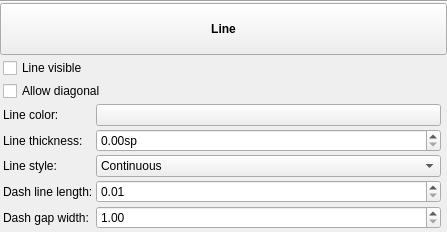
<?xml version="1.0" encoding="UTF-8"?>
<ui version="4.0">
 <class>InspectorLine</class>
 <widget class="QWidget" name="InspectorLine">
  <property name="geometry">
   <rect>
    <x>0</x>
    <y>0</y>
    <width>447</width>
    <height>232</height>
   </rect>
  </property>
  <property name="accessibleName">
   <string>Line Inspector</string>
  </property>
  <layout class="QVBoxLayout" name="verticalLayout">
   <property name="spacing">
    <number>0</number>
   </property>
   <property name="leftMargin">
    <number>0</number>
   </property>
   <property name="topMargin">
    <number>0</number>
   </property>
   <property name="rightMargin">
    <number>0</number>
   </property>
   <property name="bottomMargin">
    <number>0</number>
   </property>
   <item>
    <widget class="QFrame" name="frame">
     <property name="frameShape">
      <enum>QFrame::HLine</enum>
     </property>
     <property name="frameShadow">
      <enum>QFrame::Sunken</enum>
     </property>
     <property name="lineWidth">
      <number>1</number>
     </property>
    </widget>
   </item>
   <item>
    <widget class="QToolButton" name="title">
     <property name="sizePolicy">
      <sizepolicy hsizetype="Preferred" vsizetype="Preferred">
       <horstretch>0</horstretch>
       <verstretch>0</verstretch>
      </sizepolicy>
     </property>
     <property name="font">
      <font>
       <bold>true</bold>
      </font>
     </property>
     <property name="text">
      <string>Line</string>
     </property>
    </widget>
   </item>
   <item>
    <widget class="QWidget" name="panel" native="true">
     <layout class="QGridLayout" name="gridLayout">
      <property name="leftMargin">
       <number>3</number>
      </property>
      <property name="topMargin">
       <number>3</number>
      </property>
      <property name="rightMargin">
       <number>3</number>
      </property>
      <property name="bottomMargin">
       <number>3</number>
      </property>
      <property name="spacing">
       <number>3</number>
      </property>
      <item row="2" column="0">
       <widget class="QLabel" name="label_4">
        <property name="text">
         <string>Line color:</string>
        </property>
        <property name="alignment">
         <set>Qt::AlignLeading|Qt::AlignLeft|Qt::AlignVCenter</set>
        </property>
        <property name="buddy">
         <cstring>lineColor</cstring>
        </property>
       </widget>
      </item>
      <item row="4" column="0">
       <widget class="QLabel" name="label">
        <property name="text">
         <string>Line thickness:</string>
        </property>
        <property name="alignment">
         <set>Qt::AlignLeading|Qt::AlignLeft|Qt::AlignVCenter</set>
        </property>
        <property name="buddy">
         <cstring>lineWidth</cstring>
        </property>
       </widget>
      </item>
      <item row="5" column="0">
       <widget class="QLabel" name="label_2">
        <property name="text">
         <string>Line style:</string>
        </property>
        <property name="alignment">
         <set>Qt::AlignLeading|Qt::AlignLeft|Qt::AlignVCenter</set>
        </property>
        <property name="buddy">
         <cstring>lineStyle</cstring>
        </property>
       </widget>
      </item>
      <item row="1" column="0" colspan="2">
       <widget class="QCheckBox" name="diagonal">
        <property name="focusPolicy">
         <enum>Qt::TabFocus</enum>
        </property>
        <property name="text">
         <string>Allow diagonal</string>
        </property>
       </widget>
      </item>
      <item row="2" column="1">
       <widget class="Awl::ColorLabel" name="lineColor">
        <property name="sizePolicy">
         <sizepolicy hsizetype="Expanding" vsizetype="Preferred">
          <horstretch>0</horstretch>
          <verstretch>0</verstretch>
         </sizepolicy>
        </property>
        <property name="accessibleName">
         <string>Line color</string>
        </property>
       </widget>
      </item>
      <item row="5" column="1">
       <widget class="QComboBox" name="lineStyle">
        <property name="sizePolicy">
         <sizepolicy hsizetype="Expanding" vsizetype="Fixed">
          <horstretch>0</horstretch>
          <verstretch>0</verstretch>
         </sizepolicy>
        </property>
        <property name="accessibleName">
         <string>Line style</string>
        </property>
        <item>
         <property name="text">
          <string>Continuous</string>
         </property>
        </item>
        <item>
         <property name="text">
          <string>Dashed</string>
         </property>
        </item>
        <item>
         <property name="text">
          <string>Dotted</string>
         </property>
        </item>
        <item>
         <property name="text">
          <string>Dash-dotted</string>
         </property>
        </item>
        <item>
         <property name="text">
          <string>Dash-dot-dotted</string>
         </property>
        </item>
        <item>
         <property name="text">
          <string>Custom dashed</string>
         </property>
        </item>
       </widget>
      </item>
      <item row="0" column="0" colspan="2">
       <widget class="QCheckBox" name="lineVisible">
        <property name="focusPolicy">
         <enum>Qt::TabFocus</enum>
        </property>
        <property name="text">
         <string>Line visible</string>
        </property>
       </widget>
      </item>
      <item row="7" column="0">
       <widget class="QLabel" name="dashGapLengthLabel">
        <property name="text">
         <string>Dash gap width:</string>
        </property>
        <property name="alignment">
         <set>Qt::AlignLeading|Qt::AlignLeft|Qt::AlignVCenter</set>
        </property>
        <property name="buddy">
         <cstring>dashGapLength</cstring>
        </property>
       </widget>
      </item>
      <item row="6" column="0">
       <widget class="QLabel" name="dashLineLengthLabel">
        <property name="text">
         <string>Dash line length:</string>
        </property>
        <property name="alignment">
         <set>Qt::AlignLeading|Qt::AlignLeft|Qt::AlignVCenter</set>
        </property>
        <property name="buddy">
         <cstring>dashLineLength</cstring>
        </property>
       </widget>
      </item>
      <item row="4" column="1">
       <widget class="QDoubleSpinBox" name="lineWidth">
        <property name="sizePolicy">
         <sizepolicy hsizetype="Expanding" vsizetype="Fixed">
          <horstretch>0</horstretch>
          <verstretch>0</verstretch>
         </sizepolicy>
        </property>
        <property name="accessibleName">
         <string>Line thickness</string>
        </property>
        <property name="suffix">
         <string extracomment="Staff space unit">sp</string>
        </property>
        <property name="singleStep">
         <double>0.100000000000000</double>
        </property>
       </widget>
      </item>
      <item row="6" column="1">
       <widget class="QDoubleSpinBox" name="dashLineLength">
        <property name="accessibleName">
         <string>Dash line length</string>
        </property>
        <property name="minimum">
         <double>0.010000000000000</double>
        </property>
        <property name="maximum">
         <double>200.000000000000000</double>
        </property>
        <property name="singleStep">
         <double>0.250000000000000</double>
        </property>
       </widget>
      </item>
      <item row="7" column="1">
       <widget class="QDoubleSpinBox" name="dashGapLength">
        <property name="accessibleName">
         <string>Dash gap width</string>
        </property>
        <property name="minimum">
         <double>1.000000000000000</double>
        </property>
        <property name="maximum">
         <double>200.000000000000000</double>
        </property>
        <property name="singleStep">
         <double>1.000000000000000</double>
        </property>
       </widget>
      </item>
      <item row="0" column="2">
       <widget class="Ms::ResetButton" name="resetLineVisible" native="true">
        <property name="sizePolicy">
         <sizepolicy hsizetype="Fixed" vsizetype="Preferred">
          <horstretch>0</horstretch>
          <verstretch>0</verstretch>
         </sizepolicy>
        </property>
        <property name="accessibleName">
         <string>Reset 'Line visible' value</string>
        </property>
       </widget>
      </item>
      <item row="1" column="2">
       <widget class="Ms::ResetButton" name="resetDiagonal" native="true">
        <property name="sizePolicy">
         <sizepolicy hsizetype="Fixed" vsizetype="Preferred">
          <horstretch>0</horstretch>
          <verstretch>0</verstretch>
         </sizepolicy>
        </property>
        <property name="accessibleName">
         <string>Reset 'Allow diagonal' value</string>
        </property>
       </widget>
      </item>
      <item row="2" column="2">
       <widget class="Ms::ResetButton" name="resetLineColor" native="true">
        <property name="sizePolicy">
         <sizepolicy hsizetype="Fixed" vsizetype="Preferred">
          <horstretch>0</horstretch>
          <verstretch>0</verstretch>
         </sizepolicy>
        </property>
        <property name="accessibleName">
         <string>Reset 'Color' values</string>
        </property>
       </widget>
      </item>
      <item row="4" column="2">
       <widget class="Ms::ResetButton" name="resetLineWidth" native="true">
        <property name="sizePolicy">
         <sizepolicy hsizetype="Fixed" vsizetype="Preferred">
          <horstretch>0</horstretch>
          <verstretch>0</verstretch>
         </sizepolicy>
        </property>
        <property name="accessibleName">
         <string>Reset 'Line thickness' value</string>
        </property>
       </widget>
      </item>
      <item row="5" column="2">
       <widget class="Ms::ResetButton" name="resetLineStyle" native="true">
        <property name="sizePolicy">
         <sizepolicy hsizetype="Fixed" vsizetype="Preferred">
          <horstretch>0</horstretch>
          <verstretch>0</verstretch>
         </sizepolicy>
        </property>
        <property name="accessibleName">
         <string>Reset 'Line style' value</string>
        </property>
       </widget>
      </item>
      <item row="6" column="2">
       <widget class="Ms::ResetButton" name="resetDashLineLength" native="true">
        <property name="sizePolicy">
         <sizepolicy hsizetype="Fixed" vsizetype="Preferred">
          <horstretch>0</horstretch>
          <verstretch>0</verstretch>
         </sizepolicy>
        </property>
        <property name="accessibleName">
         <string>Reset 'Dash line length' value</string>
        </property>
       </widget>
      </item>
      <item row="7" column="2">
       <widget class="Ms::ResetButton" name="resetDashGapLength" native="true">
        <property name="sizePolicy">
         <sizepolicy hsizetype="Fixed" vsizetype="Preferred">
          <horstretch>0</horstretch>
          <verstretch>0</verstretch>
         </sizepolicy>
        </property>
        <property name="accessibleName">
         <string>Reset 'Dash gap width' value</string>
        </property>
       </widget>
      </item>
     </layout>
    </widget>
   </item>
  </layout>
 </widget>
 <customwidgets>
  <customwidget>
   <class>Ms::ResetButton</class>
   <extends>QWidget</extends>
   <header>inspector/resetButton.h</header>
   <container>1</container>
  </customwidget>
  <customwidget>
   <class>Awl::ColorLabel</class>
   <extends>QPushButton</extends>
   <header>awl/colorlabel.h</header>
   <container>1</container>
  </customwidget>
 </customwidgets>
 <tabstops>
  <tabstop>title</tabstop>
  <tabstop>lineVisible</tabstop>
  <tabstop>diagonal</tabstop>
  <tabstop>lineWidth</tabstop>
  <tabstop>lineStyle</tabstop>
  <tabstop>dashLineLength</tabstop>
  <tabstop>dashGapLength</tabstop>
 </tabstops>
 <resources/>
 <connections/>
</ui>
